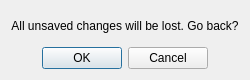
<?xml version="1.0" encoding="UTF-8"?>
<ui version="4.0">
 <class>confirm_dialog</class>
 <widget class="QDialog" name="confirm_dialog">
  <property name="windowModality">
   <enum>Qt::WindowModality::ApplicationModal</enum>
  </property>
  <property name="geometry">
   <rect>
    <x>0</x>
    <y>0</y>
    <width>240</width>
    <height>80</height>
   </rect>
  </property>
  <property name="windowTitle">
   <string>Are you sure?</string>
  </property>
  <layout class="QVBoxLayout" name="layout">
   <item>
    <widget class="QLabel" name="msg_label">
     <property name="text">
      <string>All unsaved changes will be lost. Go back?</string>
     </property>
     <property name="alignment">
      <set>Qt::AlignmentFlag::AlignCenter</set>
     </property>
    </widget>
   </item>
   <item>
    <widget class="QDialogButtonBox" name="button_box">
     <property name="orientation">
      <enum>Qt::Orientation::Horizontal</enum>
     </property>
     <property name="standardButtons">
      <set>QDialogButtonBox::StandardButton::Cancel|QDialogButtonBox::StandardButton::Ok</set>
     </property>
     <property name="centerButtons">
      <bool>true</bool>
     </property>
    </widget>
   </item>
  </layout>
 </widget>
 <resources/>
 <connections>
  <connection>
   <sender>button_box</sender>
   <signal>accepted()</signal>
   <receiver>confirm_dialog</receiver>
   <slot>accept()</slot>
   <hints>
    <hint type="sourcelabel">
     <x>248</x>
     <y>254</y>
    </hint>
    <hint type="destinationlabel">
     <x>157</x>
     <y>274</y>
    </hint>
   </hints>
  </connection>
  <connection>
   <sender>button_box</sender>
   <signal>rejected()</signal>
   <receiver>confirm_dialog</receiver>
   <slot>reject()</slot>
   <hints>
    <hint type="sourcelabel">
     <x>316</x>
     <y>260</y>
    </hint>
    <hint type="destinationlabel">
     <x>286</x>
     <y>274</y>
    </hint>
   </hints>
  </connection>
 </connections>
</ui>
